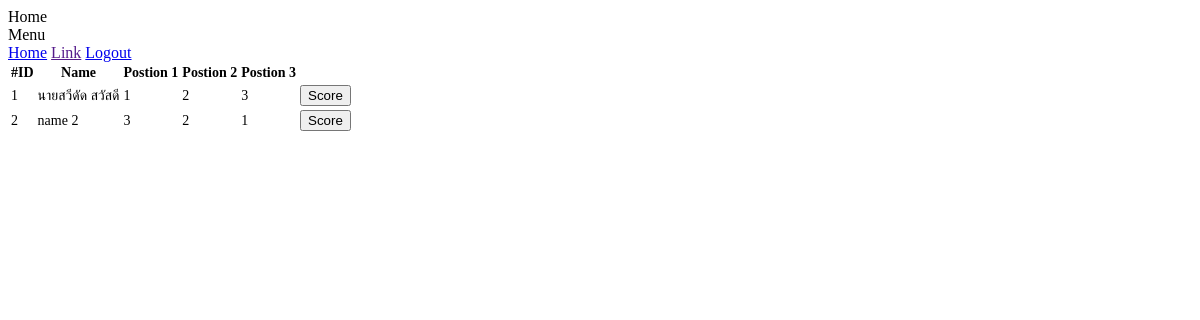
The page /index.php (signed in) on the database its author committed.
### tables this page shows
CREATE TABLE `member_position` (
  `id` int(11) NOT NULL,
  `member_id` int(11) NOT NULL,
  `pos_id` int(11) NOT NULL
);

CREATE TABLE `member` (
  `id` int(10) UNSIGNED NOT NULL,
  `name` text NOT NULL
);

### inc.php (called while the page is built, shortened)
<?php
$link = new mysqli($mysql_host,$mysql_user, $mysql_password, $mysql_db);
if ($link->connect_errno) {
    echo "Failed to connect to MySQL: (" . $link->connect_errno . ") " . $link->connect_error;
} else {
    mysqli_query($link,"SET NAMES UTF8");
}
function db_query_result($sql){
  global $link;
  if($result = mysqli_query($link, $sql)){
    if(mysqli_num_rows($result) > 0){
      return $result;
    } else {
      return null;
    }
  } else {
    return null;
  }
}
function get_member_and_position(){
  $sql="SELECT * FROM member,member_position
        WHERE member_position.member_id=member.id
        GROUP BY member_position.member_id";
  return db_query_result($sql);
}
function is_score_exist_by_id($mem_id,$judge_id){
  global $link;
  $sql="SELECT * FROM member_position_score
            WHERE member_position_score.judge_id=".$judge_id."
                  AND member_position_score.mem_id=".$mem_id." LIMIT 1";
  if($result = mysqli_query($link, $sql)){
    if(mysqli_num_rows($result) > 0){
      return true;
    } else {
      return false;
    }
  } else {
    return false;
  }
}
function get_member_position($mem_id){
  $sql="SELECT * FROM member_position where member_position.member_id=".$mem_id;
  return db_query_result($sql);
}

### index.php (the view, shortened to what this page needs)
<?php
require_once "inc.php";
$PAGE_TITLE="Home";
include  __DIR__ . "/header.php";
$result=get_member_and_position();
?>
<div class="mdl-grid">
<div class="mdl-cell mdl-cell--4-col">
<table class="mdl-data-table mdl-js-data-table ">
  <thead>
    <tr>
      <th class="mdl-data-table__cell--non-numeric">#ID</th>
      <th class="mdl-data-table__cell--non-numeric">Name</th>
      <th class="mdl-data-table__cell--non-numeric">Postion 1</th>
      <th class="mdl-data-table__cell--non-numeric">Postion 2</th>
      <th class="mdl-data-table__cell--non-numeric">Postion 3</th>
      <th class="mdl-data-table__cell--non-numeric"></th>
    </tr>
  </thead>
  <tbody>
    <?php
        if ($result!=null) {
            while($row = mysqli_fetch_array($result)){
              $mem_id=$row['member_id'];
              $mem_name=$row['name'];
              if (is_score_exist_by_id($mem_id,$_SESSION['id'])==false) {
     ?>
        <form action="score.php" method="post">
        <tr>
          <td ><?=$mem_id;?></td>
          <td class="mdl-data-table__cell--non-numeric"><?php echo $mem_name;?></td>
          <?php
                $result_mem_pos=get_member_position($row['member_id']);
                if ($result_mem_pos!=null) {
                  while ($row=mysqli_fetch_array($result_mem_pos)) {
                      $pos_id=$row['pos_id'];
                    ?>
                      <td class="mdl-data-table__cell--non-numeric"><?=$pos_id; ?></td>
                    <?
                  }
                }
           ?>
          <td>
            <button class="mdl-button mdl-js-button mdl-button--raised mdl-js-ripple-effect mdl-button--colored" type="submit">
                Score
            </button>
          </td>
        </tr>
      </form>
    <?php
                }
          }
        }
     ?>
  </tbody>
</table>
</div>
</div>
<?php
include  __DIR__ . "/footer.php";

### header.php (shortened to what this page needs)
<!DOCTYPE html>
<html>
  <head>
    <link rel="stylesheet" href="https://code.getmdl.io/1.3.0/material.indigo-pink.min.css">
    <link rel="stylesheet" href="js/dialog-polyfill.css">
    <link rel="stylesheet" href="js/style.css">
  </head>
  <body>
    <div class="mdl-layout mdl-js-layout mdl-layout--fixed-header">
      <header class="mdl-layout__header">
        <div class="mdl-layout__header-row">
          <span class="mdl-layout-title"><?=$PAGE_TITLE;?></span>
        </div>
      </header>
      <div class="mdl-layout__drawer">
        <span class="mdl-layout-title">Menu</span>
        <nav class="mdl-navigation">
          <a class="mdl-navigation__link" href="index.php">Home</a>
          <a class="mdl-navigation__link" href="">Link</a>
          <a class="mdl-navigation__link" href="logout.php">Logout</a>
        </nav>
      </div>
      <main class="mdl-layout__content">
        <div class="page-content">

### footer.php
  </div>
  </main>
</body>
</html>

### js/style.css (style rules this page uses)
.mdl-layout { justify-content: center; }
.mdl-data-table th { font-size: 14px; }
.mdl-data-table td { font-size: 14px; }

### rows shown on the page
member_position: member "1", member.name "นายสวีดัด สวัสดี", pos "1"
member_position: pos "2"
member_position: pos "3"
member_position: member "2", member.name "name 2", pos "3"
member_position: pos "2"
member_position: pos "1"

### other values the page prints
$PAGE_TITLE "Home"
